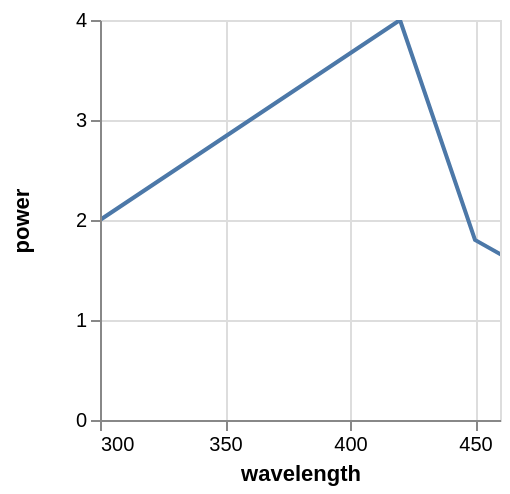

Write the Vega-Lite specification saved for this chart.
### Vega specification from a JSON file in a GitHub repository (floating-point values rounded to 4 significant figures)
{"$schema": "https://vega.github.io/schema/vega/v3.json", "autosize": "pad", "padding": 5, "width": 200, "height": 200, "style": "cell", "data": [{"name": "source_0", "values": [{"wavelength": 250, "power": 1}, {"wavelength": 300, "power": 2}, {"wavelength": 420, "power": 4}, {"wavelength": 450, "power": 1.8}, {"wavelength": 500, "power": 1.1}]}, {"name": "data_0", "source": "source_0", "transform": [{"type": "formula", "expr": "toNumber(datum[\"wavelength\"])", "as": "wavelength"}, {"type": "formula", "expr": "toNumber(datum[\"power\"])", "as": "power"}]}], "marks": [{"name": "marks", "type": "line", "clip": true, "style": ["line"], "sort": {"field": "datum[\"wavelength\"]", "order": "descending"}, "from": {"data": "data_0"}, "encode": {"update": {"stroke": {"value": "#4c78a8"}, "x": {"scale": "x", "field": "wavelength"}, "y": {"scale": "y", "field": "power"}, "defined": {"signal": "datum[\"wavelength\"] !== null && !isNaN(datum[\"wavelength\"]) && datum[\"power\"] !== null && !isNaN(datum[\"power\"])"}}}}], "scales": [{"name": "x", "type": "linear", "domain": [300, 450], "range": [0, {"signal": "width"}], "nice": true, "zero": false}, {"name": "y", "type": "linear", "domain": {"data": "data_0", "field": "power"}, "range": [{"signal": "height"}, 0], "nice": true, "zero": true}], "axes": [{"scale": "x", "orient": "bottom", "grid": false, "title": "wavelength", "labelFlush": true, "labelOverlap": true, "tickCount": {"signal": "ceil(width/40)"}, "zindex": 1}, {"scale": "x", "orient": "bottom", "grid": true, "tickCount": {"signal": "ceil(width/40)"}, "gridScale": "y", "domain": false, "labels": false, "maxExtent": 0, "minExtent": 0, "ticks": false, "zindex": 0}, {"scale": "y", "orient": "left", "grid": false, "title": "power", "labelOverlap": true, "tickCount": {"signal": "ceil(height/40)"}, "zindex": 1}, {"scale": "y", "orient": "left", "grid": true, "tickCount": {"signal": "ceil(height/40)"}, "gridScale": "x", "domain": false, "labels": false, "maxExtent": 0, "minExtent": 0, "ticks": false, "zindex": 0}], "config": {"axisY": {"minExtent": 30}}}
